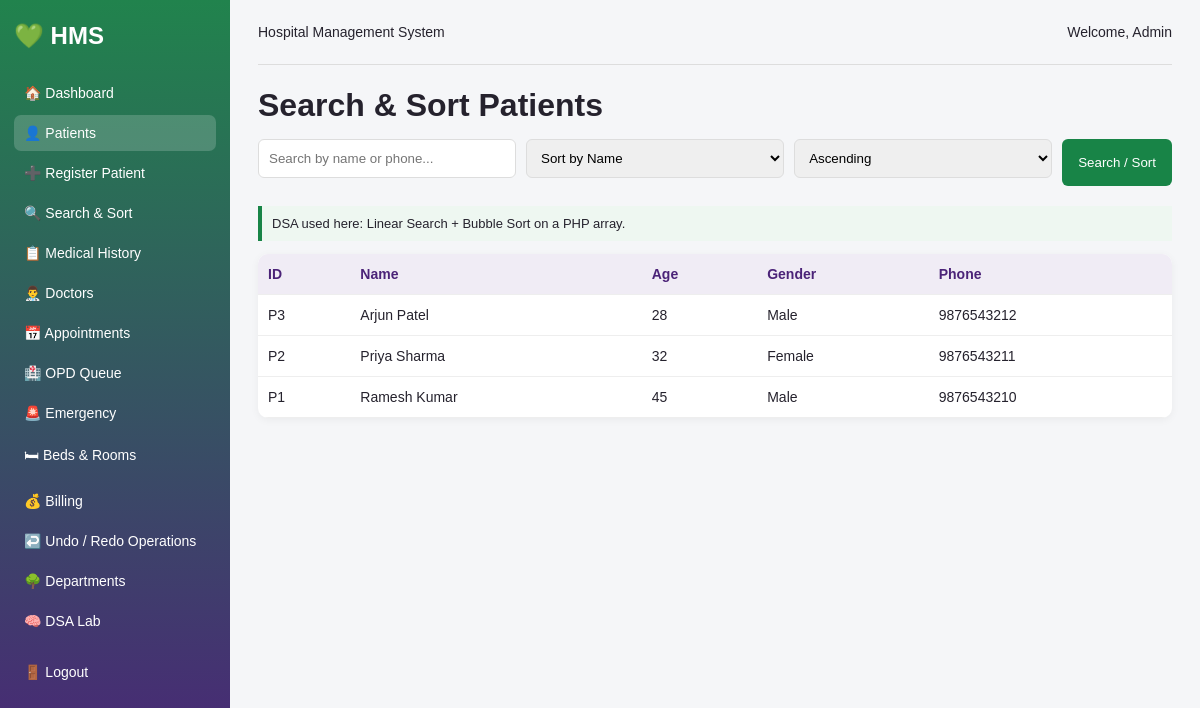
The app's page /search_sort.php (signed in) with its own data.
### tables this page shows
CREATE TABLE patients (
    id INT AUTO_INCREMENT PRIMARY KEY,
    name VARCHAR(100) NOT NULL,
    age INT NOT NULL,
    gender VARCHAR(20),
    phone VARCHAR(20),
    address TEXT,
    blood_group VARCHAR(10),
    department VARCHAR(100)
);

### search_sort.php (the view, shortened to what this page needs)
<?php
require "config.php";
require "header.php";
$search = isset($_GET["search"]) ? trim($_GET["search"]) : "";
$sort = isset($_GET["sort"]) ? $_GET["sort"] : "name";
$order = isset($_GET["order"]) ? $_GET["order"] : "ASC";
$raw = $conn->query("SELECT * FROM patients");
$patients = [];
while ($row = $raw->fetch_assoc()) {
    $patients[] = $row;
}
for ($i = 0; $i < count($patients) - 1; $i++) {
    for ($j = 0; $j < count($patients) - $i - 1; $j++) {
        $left = $patients[$j][$sort];
        $right = $patients[$j + 1][$sort];
        $swap = ($order == "ASC") ? ($left > $right) : ($left < $right);
        if ($swap) {
            $temp = $patients[$j];
            $patients[$j] = $patients[$j + 1];
            $patients[$j + 1] = $temp;
        }
    }
}
?>
<h1>Search & Sort Patients</h1>
<form method="get" class="search-bar">
    <input type="text" name="search" placeholder="Search by name or phone..." value="<?php echo htmlspecialchars($search); ?>">
    <select name="sort">
        <option value="name">Sort by Name</option>
    </select>
    <select name="order">
        <option value="ASC">Ascending</option>
    </select>
    <button>Search / Sort</button>
</form>
<p class="note">DSA used here: Linear Search + Bubble Sort on a PHP array.</p>
<table>
<tr><th>ID</th><th>Name</th><th>Age</th><th>Gender</th><th>Phone</th></tr>
<?php foreach ($patients as $row) { ?>
<tr><td>P<?php echo $row["id"]; ?></td><td><?php echo htmlspecialchars($row["name"]); ?></td><td><?php echo $row["age"]; ?></td><td><?php echo htmlspecialchars($row["gender"]); ?></td><td><?php echo htmlspecialchars($row["phone"]); ?></td></tr>
<?php } ?>
</table>
<?php require "footer.php"; ?>

### style.css (style rules this page uses)
* { box-sizing: border-box; font-family: Arial, sans-serif; }
body { margin: 0; background: #f5f6f8; color: #25222d; }
h1 { margin: 10px 0 5px; }
.quick-actions a, .button, button { background: #188447; color: white; text-decoration: none; border: none; border-radius: 6px; padding: 11px 16px; cursor: pointer; display: inline-block; }
table { width: 100%; border-collapse: collapse; background: white; border-radius: 10px; overflow: hidden; box-shadow: 0 2px 8px rgba(0,0,0,0.05); }
th, td { padding: 12px 10px; text-align: left; border-bottom: 1px solid #eee; font-size: 14px; }
th { background: #f0ecf5; color: #4b2378; }
input, select, textarea { width: 100%; padding: 10px; border: 1px solid #ddd; border-radius: 6px; margin-bottom: 8px; }
.inline-form, .search-bar { display: flex; gap: 10px; margin: 15px 0 20px; flex-wrap: wrap; }
.inline-form input, .inline-form select, .search-bar input, .search-bar select { flex: 1; min-width: 140px; }
.note { background: #eef7f1; border-left: 4px solid #188447; padding: 10px; font-size: 13px; }

### records on screen
patients: id "3", name "Arjun Patel", age "28", gender "Male", phone "9876543212"
patients: id "2", name "Priya Sharma", age "32", gender "Female", phone "9876543211"
patients: id "1", name "Ramesh Kumar", age "45", gender "Male", phone "9876543210"

### other values on screen
$_SESSION["user"] "Admin"
